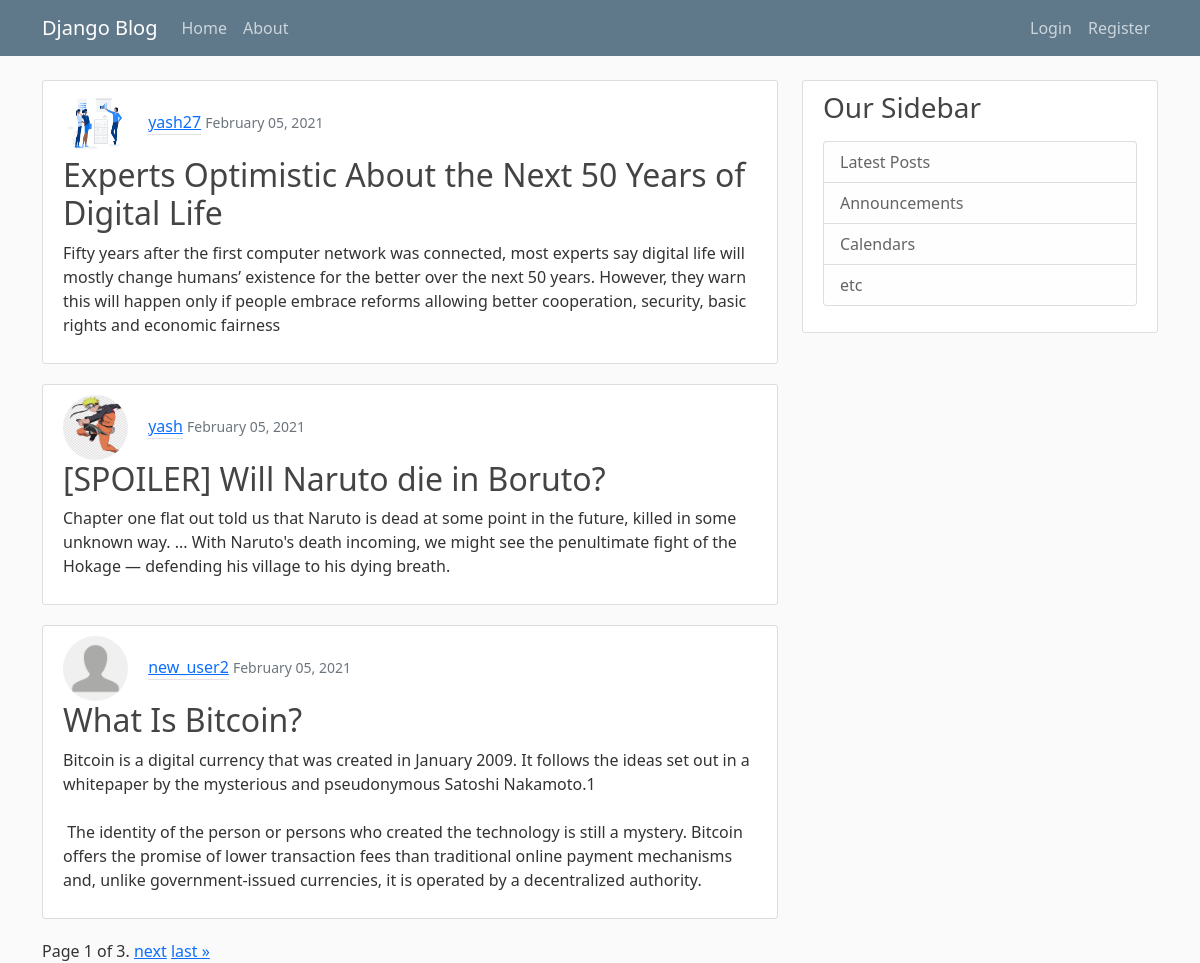
The page / on the database its author committed.
### blog/models.py (models this page shows, shortened)
class Post(models.Model):
    title = models.CharField(max_length=100)
    content = models.TextField()
    date_posted = models.DateTimeField(default=timezone.now)
    author = models.ForeignKey(User, on_delete=models.CASCADE)

### users/models.py (models this page shows, shortened)
class Profile(models.Model):
    user = models.OneToOneField(User, on_delete=models.CASCADE)
    image = models.ImageField(default='default.png', upload_to='profile_pics')

### blog/views.py (the view)
# urls.py: path('', views.PostListView.as_view(), name='home'),
class PostListView(generic.ListView):
    paginate_by = 3
    model = Post
    template_name = 'blog/home.html'
    context_object_name = 'posts'
    ordering = ['-date_posted']

### blog/templates/blog/home.html (shortened to what this page needs)
{% extends 'blog/base.html' %}
{% block content %}
{% for post in posts %}
<article class="media content-section">
  <img class="rounded-circle article-img"src="{{post.author.profile.image.url }}" alt="">
      <a class="mr-2 media-body
    article-metadata" href="{% url 'blog:detail' post.id %}">{{ post.author }}</a>
      <small class="text-muted">{{ post.date_posted | date:'F d, Y'}}</small>
    <h2 class="article-title">{{ post.title }}</h2>
    <p class="article-content">{{ post.content }}</p>
</article>
{% endfor %}
<div class="pagination">
    <span class="step-links">
        <span class="current">
            Page {{ page_obj.number }} of {{ page_obj.paginator.num_pages }}.
        </span>
        {% if page_obj.has_next %}
            <a href="?page={{ page_obj.next_page_number }}">next</a>
            <a href="?page={{ page_obj.paginator.num_pages }}">last &raquo;</a>
        {% endif %}
    </span>
</div>
{% endblock %}

### blog/static/blog/main.css (style rules this page uses)
body { background: #fafafa; color: #333333; margin-top: 5rem; }
h1, h2, h3, h4, h5, h6 { color: #444444; }
.content-section { background: #ffffff; padding: 10px 20px; border: 1px solid #dddddd; border-radius: 3px; margin-bottom: 20px; }
.article-title { color: #444444; }
.article-content { white-space: pre-line; }
.article-img { height: 65px; width: 65px; margin-right: 16px; }
.article-metadata { padding-bottom: 1px; margin-bottom: 4px; border-bottom: 1px solid #e3e3e3 }

### rows shown on the page
Post: author.profile.image (picture), author "yash27", date_posted "February 05, 2021", title "Experts Optimistic About the Next 50 Years of Digital Life", content "Fifty years after the first computer network was connected, most experts say digital life will mostly change humans’ existence for the better over the next 50 years. However, they warn this will happen only if people embrace reforms allowing better cooperation, security, basic rights and economic fairness"
Post: author.profile.image (picture), author "yash", date_posted "February 05, 2021", title "[SPOILER] Will Naruto die in Boruto?", content "Chapter one flat out told us that Naruto is dead at some point in the future, killed in some unknown way. ... With Naruto's death incoming, we might see the penultimate fight of the Hokage — defending his village to his dying breath."
Post: author.profile.image (placeholder picture), author "new_user2", date_posted "February 05, 2021", title "What Is Bitcoin?", content "Bitcoin is a digital currency that was created in January 2009. It follows the ideas set out in a whitepaper by the mysterious and pseudonymous Satoshi Nakamoto.1 The identity of the person or persons who created the technology is still a mystery. Bitcoin offers the promise of lower transaction fees than traditional online payment mechanisms and, unlike government-issued currencies, it is operated by a decentralized authority."

### other values the page prints
{{ page_obj.number }} "1"
{{ page_obj.paginator.num_pages }} "3"
